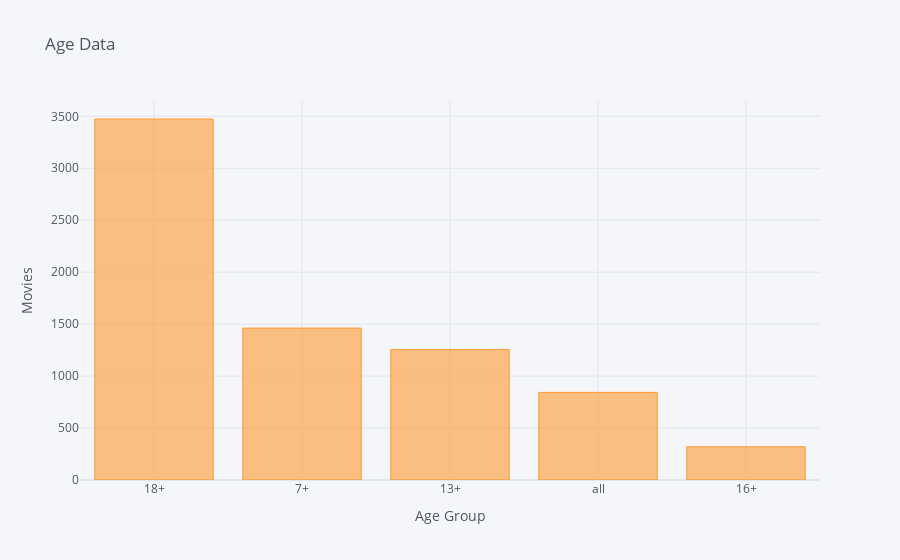

The code cell stored with this chart in its notebook:
### Markdown cell above
*User age graph*

### Code cell
movie_data['Age'].value_counts().iplot('bar', xTitle='Age Group', yTitle='Movies',title='Age Data')

### Figure 1 — Plotly figure (JSON) as saved in the notebook; plotly's stock layout.template omitted (floating-point values rounded to 4 significant figures)
{"data": [{"marker": {"color": "rgba(255, 153, 51, 0.6)", "line": {"color": "rgba(255, 153, 51, 1.0)", "width": 1}}, "name": "Age", "orientation": "v", "text": "", "type": "bar", "x": ["18+", "7+", "13+", "all", "16+"], "y": [3474, 1462, 1255, 843, 320]}], "layout": {"legend": {"bgcolor": "#F5F6F9", "font": {"color": "#4D5663"}}, "paper_bgcolor": "#F5F6F9", "plot_bgcolor": "#F5F6F9", "title": {"font": {"color": "#4D5663"}, "text": "Age Data"}, "xaxis": {"gridcolor": "#E1E5ED", "showgrid": true, "tickfont": {"color": "#4D5663"}, "title": {"font": {"color": "#4D5663"}, "text": "Age Group"}, "zerolinecolor": "#E1E5ED"}, "yaxis": {"gridcolor": "#E1E5ED", "showgrid": true, "tickfont": {"color": "#4D5663"}, "title": {"font": {"color": "#4D5663"}, "text": "Movies"}, "zerolinecolor": "#E1E5ED"}}}
